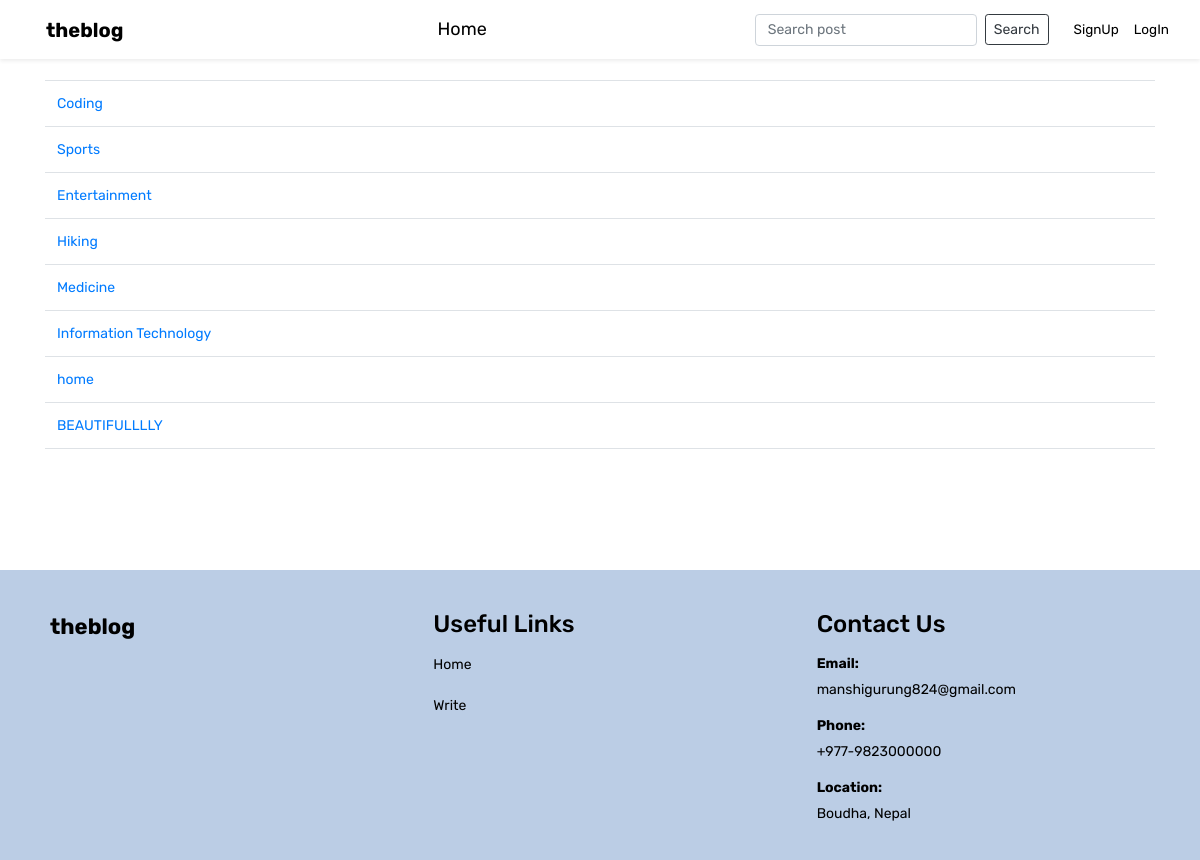
The page /category-list/ on the database as committed earlier.
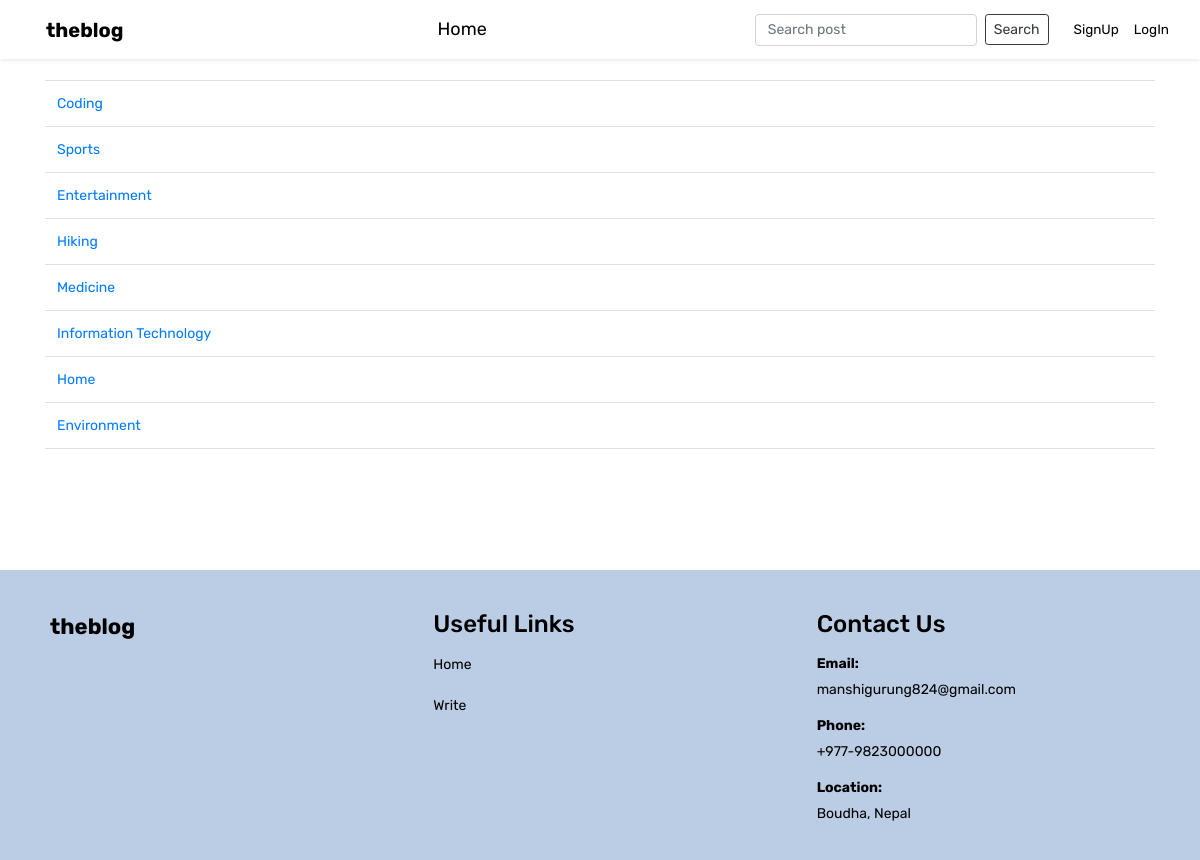
The same page on the database as committed later.
### theblog/models.py (models this page shows, shortened)
class Category(models.Model):
	name = models.CharField(max_length=255)
	def __str__(self):
		return self.name

### theblog/views.py (the view)
# urls.py: path('category-list/', CategoryListView, name="category-list"),
def CategoryListView(request):
	cat_menu_list = Category.objects.all()
	return render(request, 'category_list.html', {'cat_menu_list': cat_menu_list})

### theblog/templates/category_list.html (shortened to what this page needs)
{% extends 'base.html' %}
{% block content %}
	<table class="table">
      <tbody>
        {% for item in cat_menu_list %}
          <tr>
            <td><a href="{% url 'category' item %}">{{ item }}</a></td>
          </tr>
        {% endfor %}
      </tbody>
    </table>
{% endblock %}

Rows that differ between the two databases and show on the page:
removed Category: name "BEAUTIFULLLLY"
changed Category: name "home" → "Home"
added Category: name "Environment"
